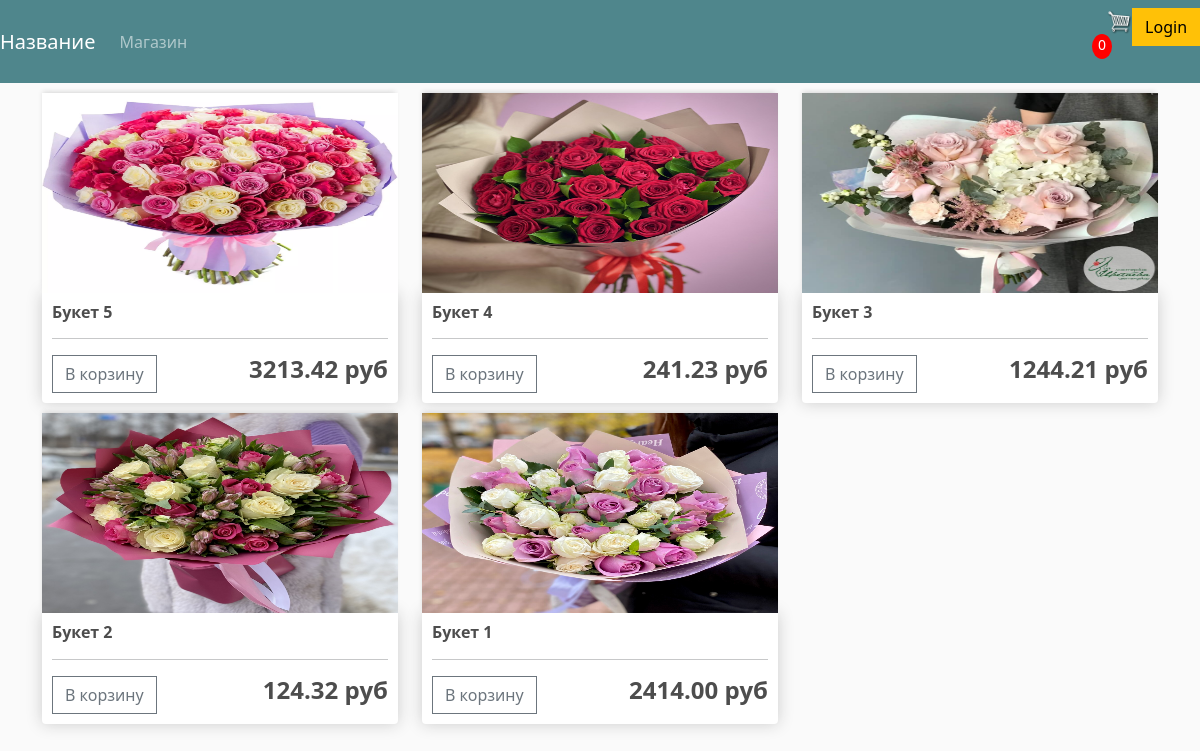
The page / on the database its author committed.
### store/models.py (models this page shows, shortened)
class Product(models.Model):
    name = models.CharField(max_length=200,null=True)
    price = models.DecimalField(max_digits=7, decimal_places=2)
    image = models.ImageField(null=True, blank=True)
    @property
    def imageURL(self):
        try:
            url = self.image.url
        except:
            url= ''
        return url

### store/views.py (the view)
# urls.py: path('',include('store.urls')),
def store(request):
    data = cartData(request)
    cartItems = data['cartItems']
    products = Product.objects.all()
    context = {'products':products,'cartItems': cartItems}
    return render(request,'store/store.html',context)

### store/utils.py (called while the page is built, shortened)
def cookieCart(request):
    try:
        cart = json.loads(request.COOKIES['cart'])
    except:
        cart = {}
    items = []
    order = {'get_cart_total': 0, 'get_cart_items': 0}
    cartItems = order['get_cart_items']
    return {'cartItems':cartItems, 'order':order, 'items':items}

def cartData(request):
    if request.user.is_authenticated:
        customer = request.user.customer
        order, created = Order.objects.get_or_create(customer = customer, complete=False)
        items = order.orderitem_set.all()
        cartItems = order.get_cart_items
    else:
        cookieData = cookieCart(request)
        cartItems = cookieData['cartItems']
        order = cookieData['order']
        items = cookieData['items']
    return {'cartItems':cartItems, 'order':order, 'items':items}

### store/templates/store/store.html
{% extends 'store/main.html'%}
{% load static %}
{% block content %}
<div class="row">
    {% for product in products %}
    <div class="col-lg-4">
        <img class="thumbnail" src="{{product.imageURL}}">
        <div class="box-element product">
            <h6><strong>{{product.name}}</strong></h6>
            <hr>
            <button data-product="{{ product.id }}" data-action="add"
                    class="btn btn-outline-secondary add-btn update-cart"> В корзину
            </button>
            <h4 style="display: inline block; float: right"><strong>{{product.price}} руб</strong></h4>
        </div>
    </div>
    {% endfor %}
</div>
{% endblock content %}

### store/templates/store/main.html (shortened to what this page needs)
<!DOCTYPE html>
{% load static %}
<html lang="en">
<head>
    <link href="https://cdn.jsdelivr.net/npm/bootstrap@5.3.3/dist/css/bootstrap.min.css" rel="stylesheet"
>
    <link rel="stylesheet" type='text/css' href="{% static 'css/main.css' %} ">
</head>
<body>
<nav class="navbar navbar-expand-lg navbar-dark bg-dark">
    <div class="collapse navbar-collapse" id="navbarTogglerDemo01">
        <a class="navbar-brand" href="#">Название</a>
        <ul class="navbar-nav mr-auto mt-2 mt-lg-0">
            <li class="nav-item active">
                <a class="nav-link" href="{% url 'store' %}">Магазин </a>
            </li>
        </ul>
    </div>
    <div class="collapse navbar-collapse justify-content-end">
        <ul class="navbar-nav">
            <li class="nav-item active">
                <a href="{% url 'cart' %}">
	    		    <img  id="cart-icon" src="{% static 'images/cart.png' %}">
                </a>
                <p id="cart-total">{{cartItems}}</p>
            </li>
            <li>
                <a href="#"class="btn btn-warning">Login</a>
            </li>
        </ul>
    </div>
</nav>
<div class="container">
    {% block content %}
    {% endblock content %}
</div>
</body>
</html>

### static/css/main.css (style rules this page uses)
body { background-color: hsl(0, 0%, 98%); }
h1,h2,h3,h4,h5,h6 { color:hsl(0, 0%, 30%); }
.box-element { box-shadow:hsl(0, 0%, 80%) 0 0 16px; background-color: #fff; border-radius: 4px; padding: 10px; }
.thumbnail { width: 100%; height: 200px; -webkit-box-shadow: -1px -3px 5px -2px rgba(214,214,214,1); -moz-box-shadow: -1px -3px 5px -2px rgba(214,214,214,1); box-shadow: -1px -3px 5px -2px rgba(214,214,214,1); }
.product { border-radius: 0 0 4px 4px; }
.bg-dark { background-color: #4f868c!important; }
#cart-icon { width:25px; display: inline-block; margin-left: 15px; }
#cart-total { display: block; text-align: center; color:#fff; background-color: red; width: 20px; height: 25px; border-radius: 50%; font-size: 14px; }
.col-lg-4, .col-lg-6, .col-lg-8, .col-lg-12 { margin-top: 10px; }
.btn { border-radius: 0; }

### rows shown on the page
Product: imageURL (picture), name "Букет 5", price "3213.42"
Product: imageURL (picture), name "Букет 4", price "241.23"
Product: imageURL (picture), name "Букет 3", price "1244.21"
Product: imageURL (picture), name "Букет 2", price "124.32"
Product: imageURL (picture), name "Букет 1", price "2414.00"

### other values the page prints
{{ cartItems }} "0"
